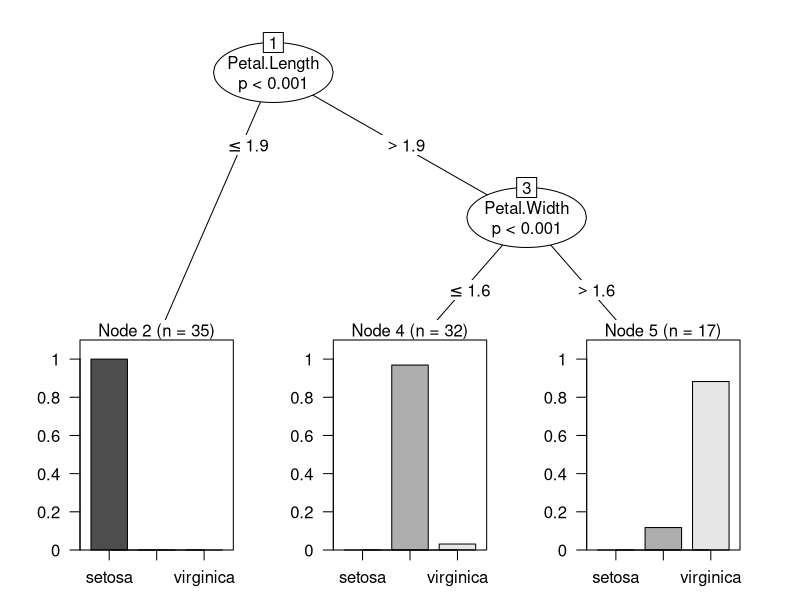

The R source for this figure:
library(party)
library(Metrics)

scoring <- function(N){
  set.seed(1234)
  irisSample <- iris[sample(1:N),]
  dataIndex <- sample( 2, nrow(irisSample) , replace = TRUE, prob = c( 0.7, 0.3) )
  train.data <- irisSample[dataIndex==1, ]
  test.data <- irisSample[dataIndex==2, ]
  
  formule <- Species ~ Sepal.Length+Sepal.Width+Petal.Length+Petal.Width
  irisDT <- ctree(formule, data=train.data)
  print(irisDT)
  plot(irisDT)
  
  trainPrediction <- predict(irisDT)
  print(table(trainPrediction, train.data$Species))
  testPrediction <- predict(irisDT, newdata=test.data)
  print(table(testPrediction,test.data$Species))
  
  mae<-0
  for(i in 1:9){
   mae<-table(trainPrediction, train.data$Species)[i]+mae
  }
  mae<-mae-table(trainPrediction, train.data$Species)[1]-table(trainPrediction, train.data$Species)[5]-table(trainPrediction, train.data$Species)[9]
  print(mae)
  
}


scoring(120)
